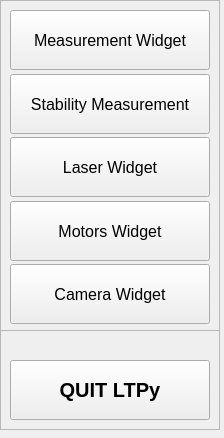
<?xml version="1.0" encoding="UTF-8"?>
<ui version="4.0">
 <class>LTPy</class>
 <widget class="QMainWindow" name="LTPy">
  <property name="geometry">
   <rect>
    <x>0</x>
    <y>0</y>
    <width>224</width>
    <height>438</height>
   </rect>
  </property>
  <property name="sizePolicy">
   <sizepolicy hsizetype="Fixed" vsizetype="Fixed">
    <horstretch>0</horstretch>
    <verstretch>0</verstretch>
   </sizepolicy>
  </property>
  <property name="windowTitle">
   <string>LTPy</string>
  </property>
  <widget class="QWidget" name="centralwidget">
   <property name="sizePolicy">
    <sizepolicy hsizetype="Fixed" vsizetype="Fixed">
     <horstretch>0</horstretch>
     <verstretch>0</verstretch>
    </sizepolicy>
   </property>
   <widget class="QFrame" name="AppWidgets">
    <property name="geometry">
     <rect>
      <x>0</x>
      <y>0</y>
      <width>220</width>
      <height>331</height>
     </rect>
    </property>
    <property name="sizePolicy">
     <sizepolicy hsizetype="Fixed" vsizetype="Fixed">
      <horstretch>0</horstretch>
      <verstretch>0</verstretch>
     </sizepolicy>
    </property>
    <property name="minimumSize">
     <size>
      <width>220</width>
      <height>0</height>
     </size>
    </property>
    <property name="frameShape">
     <enum>QFrame::StyledPanel</enum>
    </property>
    <property name="frameShadow">
     <enum>QFrame::Raised</enum>
    </property>
    <layout class="QVBoxLayout" name="verticalLayout">
     <item>
      <widget class="QPushButton" name="MeasurementButton">
       <property name="sizePolicy">
        <sizepolicy hsizetype="Fixed" vsizetype="Fixed">
         <horstretch>0</horstretch>
         <verstretch>0</verstretch>
        </sizepolicy>
       </property>
       <property name="minimumSize">
        <size>
         <width>200</width>
         <height>60</height>
        </size>
       </property>
       <property name="font">
        <font>
         <pointsize>12</pointsize>
        </font>
       </property>
       <property name="text">
        <string>Measurement Widget</string>
       </property>
      </widget>
     </item>
     <item>
      <widget class="QPushButton" name="StabMeasurement">
       <property name="sizePolicy">
        <sizepolicy hsizetype="Fixed" vsizetype="Fixed">
         <horstretch>0</horstretch>
         <verstretch>0</verstretch>
        </sizepolicy>
       </property>
       <property name="minimumSize">
        <size>
         <width>200</width>
         <height>60</height>
        </size>
       </property>
       <property name="font">
        <font>
         <pointsize>12</pointsize>
        </font>
       </property>
       <property name="text">
        <string>Stability Measurement</string>
       </property>
      </widget>
     </item>
     <item>
      <widget class="QPushButton" name="LaserButton">
       <property name="sizePolicy">
        <sizepolicy hsizetype="Fixed" vsizetype="Fixed">
         <horstretch>0</horstretch>
         <verstretch>0</verstretch>
        </sizepolicy>
       </property>
       <property name="minimumSize">
        <size>
         <width>200</width>
         <height>60</height>
        </size>
       </property>
       <property name="font">
        <font>
         <pointsize>12</pointsize>
        </font>
       </property>
       <property name="text">
        <string>Laser Widget</string>
       </property>
      </widget>
     </item>
     <item>
      <widget class="QPushButton" name="MotorsButton">
       <property name="sizePolicy">
        <sizepolicy hsizetype="Fixed" vsizetype="Fixed">
         <horstretch>0</horstretch>
         <verstretch>0</verstretch>
        </sizepolicy>
       </property>
       <property name="minimumSize">
        <size>
         <width>200</width>
         <height>60</height>
        </size>
       </property>
       <property name="font">
        <font>
         <pointsize>12</pointsize>
        </font>
       </property>
       <property name="text">
        <string>Motors Widget</string>
       </property>
      </widget>
     </item>
     <item>
      <widget class="QPushButton" name="CamButton">
       <property name="sizePolicy">
        <sizepolicy hsizetype="Fixed" vsizetype="Fixed">
         <horstretch>0</horstretch>
         <verstretch>0</verstretch>
        </sizepolicy>
       </property>
       <property name="minimumSize">
        <size>
         <width>200</width>
         <height>60</height>
        </size>
       </property>
       <property name="font">
        <font>
         <pointsize>12</pointsize>
        </font>
       </property>
       <property name="text">
        <string>Camera Widget</string>
       </property>
      </widget>
     </item>
    </layout>
   </widget>
   <widget class="QFrame" name="QuitWidget">
    <property name="geometry">
     <rect>
      <x>0</x>
      <y>330</y>
      <width>220</width>
      <height>100</height>
     </rect>
    </property>
    <property name="sizePolicy">
     <sizepolicy hsizetype="Fixed" vsizetype="Fixed">
      <horstretch>0</horstretch>
      <verstretch>0</verstretch>
     </sizepolicy>
    </property>
    <property name="minimumSize">
     <size>
      <width>220</width>
      <height>100</height>
     </size>
    </property>
    <property name="frameShape">
     <enum>QFrame::StyledPanel</enum>
    </property>
    <property name="frameShadow">
     <enum>QFrame::Raised</enum>
    </property>
    <layout class="QVBoxLayout" name="verticalLayout_2">
     <property name="topMargin">
      <number>29</number>
     </property>
     <item>
      <widget class="QPushButton" name="QuitButton">
       <property name="sizePolicy">
        <sizepolicy hsizetype="Fixed" vsizetype="Fixed">
         <horstretch>0</horstretch>
         <verstretch>0</verstretch>
        </sizepolicy>
       </property>
       <property name="minimumSize">
        <size>
         <width>200</width>
         <height>60</height>
        </size>
       </property>
       <property name="font">
        <font>
         <pointsize>15</pointsize>
         <weight>75</weight>
         <bold>true</bold>
        </font>
       </property>
       <property name="text">
        <string>QUIT LTPy</string>
       </property>
      </widget>
     </item>
    </layout>
   </widget>
  </widget>
 </widget>
 <resources/>
 <connections/>
</ui>
